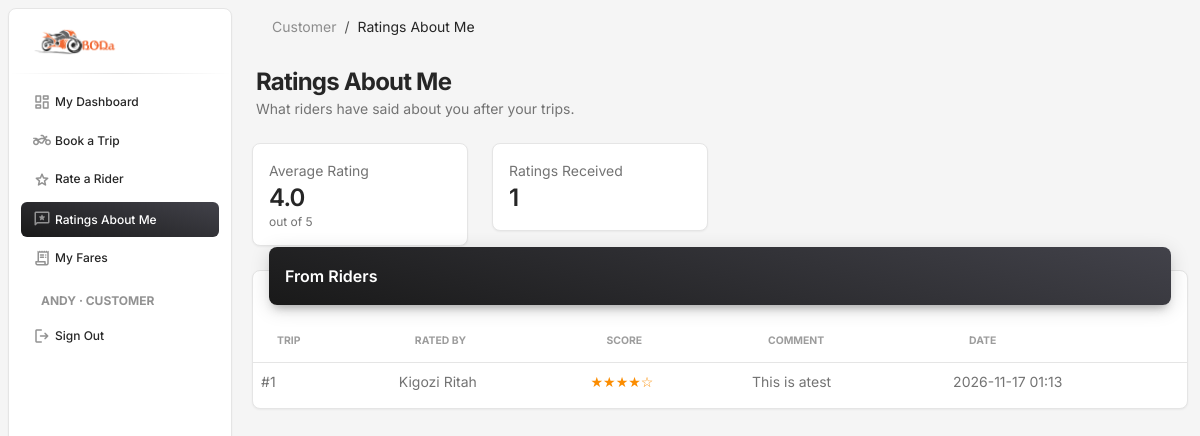
The app's page /customer-area/my-ratings/ (signed in) with its own data.
### bodaapp/models.py (models this page shows, shortened)
class Profile(models.Model):
    ROLE_CHOICES = [("customer", "Customer"), ("rider", "Rider")]
    user = models.OneToOneField(settings.AUTH_USER_MODEL, on_delete=models.CASCADE, related_name="profile")
    role = models.CharField(max_length=10, choices=ROLE_CHOICES)
    customer = models.OneToOneField(Customer, null=True, blank=True, on_delete=models.SET_NULL, related_name="profile")
    rider = models.OneToOneField(Rider, null=True, blank=True, on_delete=models.SET_NULL, related_name="profile")

class CustomerRating(models.Model):
    rate_id = models.AutoField(primary_key=True)
    trip = models.OneToOneField(Trip, on_delete=models.CASCADE, db_column="trip_id")
    customer = models.ForeignKey(Customer, on_delete=models.PROTECT, db_column="customer_id")
    rated_by = models.ForeignKey(Rider, on_delete=models.PROTECT, db_column="rated_by")
    score = models.IntegerField()
    comment = models.TextField(null=True, blank=True)
    date = models.DateTimeField(auto_now_add=True)

class Rider(models.Model):
    rider_id = models.AutoField(primary_key=True)
    first_name = models.CharField(max_length=50)
    last_name = models.CharField(max_length=50)
    contact = models.CharField(max_length=15, unique=True)
    license = models.CharField(max_length=30, unique=True)
    experience_years = models.IntegerField()
    age = models.IntegerField()
    gender = models.CharField(max_length=6)
    home_location = models.CharField(max_length=100)
    def __str__(self):
        return f"{self.first_name} {self.last_name}"

### bodaapp/customer_views.py (the view)
# urls.py: path('customer-area/my-ratings/', customer_views.ratings, name='cust_ratings'),
@role_required("customer")
def ratings(request):
    me = current_customer(request)
    received = CustomerRating.objects.filter(customer=me).select_related("rated_by").order_by("-pk")
    return render(request, "customer/ratings.html", {
        "ratings": received,
        "avg_rating": average_display(received.aggregate(a=Avg("score"))["a"]),
    })

### bodaapp/access.py (called while the page is built)
def get_role(user):
    if not user.is_authenticated:
        return None
    if user.is_staff or user.is_superuser:
        return "admin"
    profile = getattr(user, "profile", None)
    if profile is None:
        return None
    if profile.role == "customer" and profile.customer_id:
        return "customer"
    if profile.role == "rider" and profile.rider_id:
        return "rider"
    return None

def role_required(*roles):
    def decorator(view):
        @wraps(view)
        def wrapper(request, *args, **kwargs):
            if not request.user.is_authenticated:
                return redirect_to_login(request.get_full_path())
            if get_role(request.user) not in roles:
                messages.error(request, "You don't have access to that page.")
                return redirect("index")
            return view(request, *args, **kwargs)
        return wrapper
    return decorator

### bodaapp/context_processors.py (called while the page is built)
def navigation(request):
    user = getattr(request, "user", None)
    role = get_role(user) if user is not None else None
    match = getattr(request, "resolver_match", None)
    name = match.url_name if match and match.url_name else ""
    if name.endswith("_edit"):
        name = name[: -len("_edit")]
    return {"role": role, "role_label": ROLE_LABELS.get(role, ""), "active": name}

### bodaapp/customer_views.py (called while the page is built)
def average_display(value):
    return f"{value:.1f}" if value is not None else "—"

def current_customer(request):
    return request.user.profile.customer

### templates/customer/ratings.html
{% extends 'base.html' %}
{% block content %}
{% include 'partials/page_header.html' with title="Ratings About Me" lede="What riders have said about you after your trips." %}
<div class="container-fluid py-3">
  <div class="row">
    {% include 'partials/stat_card.html' with label="Average rating" value=avg_rating note="out of 5" %}
    {% include 'partials/stat_card.html' with label="Ratings received" value=ratings|length %}
  </div>
  <div class="card">
    <div class="card-header p-0 position-relative mt-n4 mx-3 z-index-2">
      <div class="bg-gradient-dark shadow-dark border-radius-lg pt-3 pb-2"><h6 class="text-white text-capitalize ps-3">From riders</h6></div>
    </div>
    <div class="card-body px-0 pb-2">
      <div class="table-responsive p-0">
        <table class="table align-items-center mb-0">
          <thead><tr>
            <th class="text-uppercase text-secondary text-xxs font-weight-bolder opacity-7">Trip</th>
            <th class="text-uppercase text-secondary text-xxs font-weight-bolder opacity-7">Rated by</th>
            <th class="text-uppercase text-secondary text-xxs font-weight-bolder opacity-7">Score</th>
            <th class="text-uppercase text-secondary text-xxs font-weight-bolder opacity-7">Comment</th>
            <th class="text-uppercase text-secondary text-xxs font-weight-bolder opacity-7">Date</th>
          </tr></thead>
          <tbody>
            {% for r in ratings %}
            <tr>
              <td class="text-sm">#{{ r.trip_id }}</td>
              <td class="text-sm">{{ r.rated_by }}</td>
              <td class="text-sm">{% include 'partials/stars.html' with score=r.score %}</td>
              <td class="text-sm">{{ r.comment|default:"—" }}</td>
              <td class="text-sm">{{ r.date|date:"Y-m-d H:i" }}</td>
            </tr>
            {% empty %}
            <tr><td colspan="5" class="text-center text-secondary py-4 text-sm">No riders have rated you yet.</td></tr>
            {% endfor %}
          </tbody>
        </table>
      </div>
    </div>
  </div>
</div>
{% endblock %}

### templates/partials/nav_account.html (shortened to what this page needs)
<li class="nav-item mt-3">
  <h6 class="ps-4 ms-2 text-uppercase text-xs text-dark font-weight-bolder opacity-5">{{ user.get_username }}{% if role_label %} · {{ role_label }}{% endif %}</h6>
</li>
<li class="nav-item">
  <form method="post" action="{% url 'logout' %}" class="m-0">
    <button type="submit" class="nav-link text-dark border-0 bg-transparent w-100 text-start">
      <i class="material-symbols-rounded opacity-5">logout</i>
      <span class="nav-link-text ms-1">Sign Out</span>
    </button>
  </form>
</li>

### templates/partials/page_header.html (shortened to what this page needs)
<nav class="navbar navbar-main navbar-expand-lg px-0 mx-3 shadow-none border-radius-xl" id="navbarBlur" data-scroll="true">
  <div class="container-fluid py-1 px-3">
    <nav aria-label="breadcrumb">
      <ol class="breadcrumb bg-transparent mb-0 pb-0 pt-1 px-0 me-sm-6 me-5">
        <li class="breadcrumb-item text-sm"><a class="opacity-5 text-dark" href="{% url 'index' %}">{{ role_label|default:"Home" }}</a></li>
        <li class="breadcrumb-item text-sm text-dark active" aria-current="page">{{ title }}</li>
      </ol>
    </nav>
  </div>
</nav>
<div class="container-fluid pt-3">
  <div class="ms-1 mb-2">
    <h3 class="mb-0 h4 font-weight-bolder">{{ title }}</h3>
    {% if lede %}<p class="mb-0 text-sm">{{ lede }}</p>{% endif %}
  </div>
</div>

### templates/partials/stars.html
<span class="text-warning" title="{{ score }} out of 5">{% if score >= 1 %}★{% else %}☆{% endif %}{% if score >= 2 %}★{% else %}☆{% endif %}{% if score >= 3 %}★{% else %}☆{% endif %}{% if score >= 4 %}★{% else %}☆{% endif %}{% if score >= 5 %}★{% else %}☆{% endif %}</span>

### records on screen
Profile: role "CUSTOMER", role "Customer"
CustomerRating: trip_id "1", rated_by "Kigozi Ritah", comment "This is atest", date "2026-11-17 01:13"

### other values on screen
{{ label }} "My Dashboard Book a Trip Rate a Rider Ratings About Me My Fares"
{{ user.get_username }} "ANDY"
{{ title }} "Ratings About Me"
{{ lede }} "What riders have said about you after your trips."
{{ label }} "Average Rating Ratings Received"
{{ value }} "4.0 1"
{{ note }} "out of 5"
